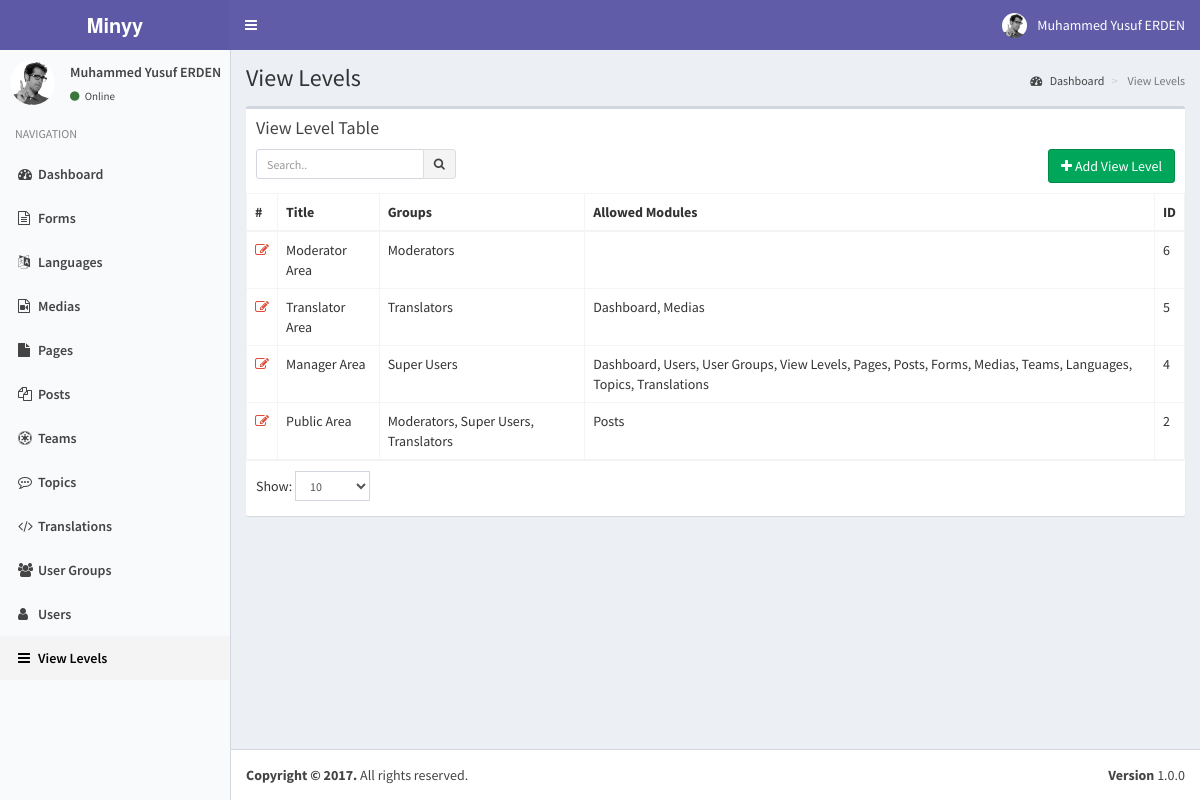
Screenshot of /index.php?controller=module&action=view_levels (signed in) with the database file from the repository.
### tables this page shows
CREATE TABLE IF NOT EXISTS `users` (
  `pk_user_id` int(11) NOT NULL AUTO_INCREMENT,
  `username` varchar(50) NOT NULL,
  `password` varchar(50) NOT NULL,
  `email` varchar(75) NOT NULL,
  `last_visit` timestamp NOT NULL DEFAULT CURRENT_TIMESTAMP,
  `fullname` varchar(50) DEFAULT NULL,
  `registration_date` timestamp NULL DEFAULT CURRENT_TIMESTAMP,
  PRIMARY KEY (`pk_user_id`)
);

CREATE TABLE IF NOT EXISTS `modules` (
  `pk_module_id` int(11) NOT NULL AUTO_INCREMENT,
  `name` varchar(20) NOT NULL,
  `icon` varchar(30) DEFAULT NULL,
  `module_key` varchar(20) NOT NULL,
  `does` text,
  `params` text,
  PRIMARY KEY (`pk_module_id`)
);

CREATE TABLE IF NOT EXISTS `view_levels` (
  `pk_view_level_id` int(11) NOT NULL AUTO_INCREMENT,
  `title` varchar(100) NOT NULL,
  `groups` varchar(5120) NOT NULL DEFAULT '[]' COMMENT 'JSON encoded group id list',
  `modules` varchar(5120) NOT NULL DEFAULT '[]' COMMENT 'JSON encoded module list',
  PRIMARY KEY (`pk_view_level_id`)
);

### helpers/view_helper.php (called while the page is built, shortened)
<?php
class ViewHelper
{
    private static $__layout='public';
    public static function getView($viewFolder,$viewFile){
        Functions::requireFile('views/'.$viewFolder,$viewFile.'.php');
    }
    public static function setLayout($layout){
        self::$__layout=$layout;
    }
    public static function getHeader(){
        require_once('views/'.self::$__layout.'_header.php');
    }
}
?>

### controllers/view_levels_controller.php (called while the page is built, shortened)
<?php
class ViewLevelsController implements ModuleInterface
{
    public static function getList($params=array()) {
        $search_term=isset($_GET['search_term']) ? Functions::clearString($_GET['search_term']) : "";
        $order_by=isset($_GET['order_by']) && !empty($_GET['order_by']) ? strtolower(Functions::clearString($_GET['order_by'])) : "id";
        $order_dir=isset($_GET['order_dir']) && !empty($_GET['order_dir']) ? strtolower(Functions::clearString($_GET['order_dir'])) : "desc";
        $limit=isset($_GET['limit']) && !empty($_GET['limit']) ? (int) Functions::clearString($_GET['limit']) : 20;
        $page=isset($_GET['page']) && !empty($_GET['page']) ? (int) Functions::clearString($_GET['page']) : 1;
        $offset=($page-1)*$limit;
        $params=[
            "search_term"=>$search_term,
            "order_by"=>$order_by,
            "order_dir"=>$order_dir,
            "limit"=>$limit,
            "offset"=>$offset
        ];
        $objList = ViewLevels::getObjList($params);
        $gparams=[
            "search_term"=>"",
            "order_by"=>"name",
            "order_dir"=>"asc",
            "limit"=>"1000",
            "offset"=>"0"
        ];
        $groupList= UserGroups::getObjList($gparams);
        ViewHelper::getView('view_levels','view_levels');
    }
}
?>

### index.php (called while the page is built, shortened)
<?php
require_once('helpers/view_helper.php');
require_once('helpers/functions_helper.php');
require_once('helpers/translate_helper.php');
require_once('helpers/module_helper.php');
require_once('models/users_model.php');
require_once('models/user_groups_model.php');
require_once('models/view_levels_model.php');
require_once('routes.php');

### models/users_model.php (called while the page is built, shortened)
<?php
class Users implements DatabaseObject {
    public $groups;
    public function __construct($pk_user_id,$username,$password,$email,$last_visit,$fullname,$registration_date){
        $this->fullname=$fullname;
        $this->groups=$this->getUserGroups($pk_user_id);
        $this->modules=$this->getUserModules($pk_user_id);
    }
    public static function getObj($id){
        try{
            $db = Db::getInstance();
            $id = intval($id);
            $req = $db->prepare('SELECT * FROM users WHERE pk_user_id = :pk_user_id');
            $req->execute(array('pk_user_id' => $id));
            $obj = $req->fetch();
            if($obj){
                return new Users( $obj['pk_user_id'],
                                    $obj['username'],
                                    $obj['password'],
                                    $obj['email'],
                                    $obj['last_visit'],
                                    $obj['fullname'],
                                    $obj['registration_date']);
            }
            else{
                return [];
            }
        }
        catch (PDOException $e){
            return $e->getMessage();
        }
    }
    public function getUserGroups($id){
        try{
            $db = Db::getInstance();
            $id = intval($id);
            $req = $db->prepare('SELECT * FROM user_usergroup_map WHERE pk_user_id = :pk_user_id');
            $req->execute(array('pk_user_id' => $id));
            $list=[];
            foreach($req->fetchAll() as $obj) {
                $list[]= $obj['pk_group_id'];
            }
            return $list;
        }
        catch (PDOException $e){
            return $e->getMessage();
        }
    }
    public function getUserModules(){
        $modules=[];
        $params=[
            "search_term"=>"",
            "order_by"=>"name",
            "order_dir"=>"asc",
            "limit"=>"1000",
            "offset"=>"0"
        ];
        $viewLevels=ViewLevels::getObjList($params);
        foreach($viewLevels as $viewObj){
            $voGroups=json_decode($viewObj->groups);
            $voModules=json_decode($viewObj->modules,true);
            foreach($this->groups as $uoGroup){
                if(in_array($uoGroup,$voGroups)){
                    $keys = array_keys($voModules);
                    foreach($keys as $key){
                        if(array_key_exists($key,$modules)){
                            $temp=array_merge($modules[$key],$voModules[$key]);
                            $modules[$key]=array_unique($temp);
                        }
                        else{
                            $modules[$key]=$voModules[$key];
                        }
                    }
                }
            }
        }
        ksort($modules);
        return $modules;
    }
}

### models/view_levels_model.php (called while the page is built, shortened)
<?php
class ViewLevels implements DatabaseObject {
    public function __construct($pk_view_level_id,$title,$groups,$modules){
        $this->pk_view_level_id=$pk_view_level_id;
        $this->title=$title;
    }
    public static function getObjList($params){
        $list = [];
        $order_dirs=array("desc","asc");
        $key=array_search($params["order_dir"],$order_dirs);
        $order_dir=$order_dirs[($key) ? $key : 0];
        $order_columns=array("pk_view_level_id", "title");
        $key=array_search($params["order_by"],$order_columns);
        $order_by=$order_columns[($key) ? $key : 0];
        $limit=$params["limit"] ? $params["limit"] : "20";
        $offset=$params["offset"] ? $params["offset"] : "0";
        $query="SELECT * FROM view_levels";
        $query.=" ORDER BY $order_by $order_dir LIMIT :offset , :limit";
        $db = Db::getInstance();
        $req = $db->prepare($query);
        $req->bindValue(':limit', intval($limit), PDO::PARAM_INT);
        $req->bindValue(':offset', intval($offset), PDO::PARAM_INT);
        $req->execute();
        foreach($req->fetchAll() as $obj) {
            $list[] = new ViewLevels( $obj['pk_view_level_id'],
                                $obj['title'],
                                $obj['groups'],
                                $obj['modules']);
        }
        return $list;
    }
}

### helpers/module_helper.php (called while the page is built, shortened)
<?php
class ModuleHelper
{
    public static function getModules(){
        try{
            $db = Db::getInstance();
            $req = $db->prepare('SELECT * FROM modules');
            $req->execute();
            $res=$req->fetchAll(PDO::FETCH_ASSOC);
            $returnArray=[];
            foreach($res as $obj){
                $returnArray[$obj['module_key']]=$obj;
            }
            return $returnArray;
        }
        catch(PDOException $e){
            return [];
            var_dump($e);
            die('Die...');
        }
    }
}
?>

### models/user_groups_model.php (called while the page is built, shortened)
<?php
class UserGroups implements DatabaseObject {
    public function __construct($pk_group_id,$name){
        $this->name=$name;
    }
    public static function getObjList($params){
        $list = [];
        $order_dirs=array("desc","asc");
        $key=array_search($params["order_dir"],$order_dirs);
        $order_dir=$order_dirs[($key) ? $key : 0];
        $order_columns=array("pk_group_id", "name");
        $key=array_search($params["order_by"],$order_columns);
        $order_by=$order_columns[($key) ? $key : 0];
        $limit=$params["limit"] ? $params["limit"] : "20";
        $offset=$params["offset"] ? $params["offset"] : "0";
        $query="SELECT * FROM user_groups";
        $query.=" ORDER BY $order_by $order_dir LIMIT :offset , :limit";
        $db = Db::getInstance();
        $req = $db->prepare($query);
        $req->bindValue(':limit', intval($limit), PDO::PARAM_INT);
        $req->bindValue(':offset', intval($offset), PDO::PARAM_INT);
        $req->execute();
        foreach($req->fetchAll() as $obj) {
            $list[] = new UserGroups( $obj['pk_group_id'],
                                $obj['name']);
        }
        return $list;
    }
}

### views/static/header.php (shortened to what this page needs)
<?php
global $currentUser;
?>
<a href="index.php" class="logo">
    <span class="logo-lg"><b>Minyy</b></span>
</a>
<nav class="navbar navbar-static-top">
    <a href="#" class="sidebar-toggle" data-toggle="offcanvas" role="button">
    </a>
    <div class="navbar-custom-menu">
    <ul class="nav navbar-nav">
        <li class="dropdown user user-menu">
        <a href="#" class="dropdown-toggle" data-toggle="dropdown">
            <img src="assets/img/user2-160x160.jpg" class="user-image" alt="User Image">
            <span class="hidden-xs"><?php echo $currentUser->fullname; ?></span>
        </a>
            </li>
        </ul>
    </div>
</nav>

### views/static/sidebar.php
<?php
global $currentUser;
global $MODULES;
?>
<section class="sidebar">
    <div class="user-panel">
    <div class="pull-left image">
        <img src="assets/img/user2-160x160.jpg" class="img-circle" alt="User Image">
    </div>
    <div class="pull-left info">
        <p><?php echo $currentUser->fullname; ?></p>
        <a href="#"><i class="fa fa-circle text-success"></i> <?php echo T::__('Online'); ?></a>
    </div>
    </div>
    <ul class="sidebar-menu">
    <li class="header"><?php echo T::__('NAVIGATION'); ?></li>
    <?php
    foreach($currentUser->modules as $module=>$moduleProps):
    ?>
    <li class="<?php echo Functions::isActive($module); ?>">
        <a href="index.php?controller=module&action=<?php echo $module; ?>"><i class="fa <?php echo $MODULES[$module]["icon"]; ?>"></i><span><?php echo $MODULES[$module]["name"]; ?></span></a>
    </li>
    <?php endforeach; ?>
    </ul>
</section>

### helpers/translate_helper.php (shortened to what this page needs)
<?php
class TranslateHelper {
    public static function __($text,$return=false){
        echo $text;
    }
}

### views/view_levels/view_levels.php (shortened to what this page needs)
<?php ViewHelper::getHeader(); ?>
<?php
    global $objList;
    global $params;
    global $groupList;
    global $MODULES;
?>
<section class="content-header">
    <h1>
    </h1>
    <ol class="breadcrumb">
    <li><a href="index.php"><i class="fa fa-dashboard"></i> <?php T::__("Dashboard"); ?></a></li>
    <li class="active"> <?php T::__("View Levels"); ?></li>
    </ol>
</section>
<section class="content">
    <div class="row">
    <div class="col-xs-12">
        <div class="box">
        <div class="box-header">
            <h3 class="box-title"><?php T::__("View Level Table"); ?></h3>
            <div class="box-toolbox">
            <form id="search-form">
            <div class="input-group input-group-sm pull-left search-form">
                <input type="text" name="table_search" class="form-control pull-right" placeholder="<?php T::__("Search.."); ?>" <?php echo !empty(Functions::getUrlVariableValue("search_term")) ? "value='".htmlspecialchars(urldecode(Functions::getUrlVariableValue("search_term")))."'" : ""; ?> />
                <div class="input-group-btn">
                <button type="submit" class="btn btn-default"><i class="fa fa-search"></i></button>
                </div>
            </div>
            </form>
            <button type="button" data-toggle="openModal" data-target="#addViewLevelModal" class="btn btn-success pull-right">
                <i class="fa fa-plus"></i> <?php T::__("Add View Level"); ?>
            </button>
            </div>
        </div>
        <div class="box-body table-responsive no-padding">
            <table class="table table-hover table-bordered">
            <thead>
                <tr>
                    <th>#</th>
                    <th><?php T::__("Title"); ?></th>
                    <th><?php T::__("Groups"); ?></th>
                    <th><?php T::__("Allowed Modules"); ?></th>
                    <th><?php T::__("ID"); ?></th>
                </tr>
            </thead>
            <tbody>
            <?php $i=$params['offset']+1; foreach($objList as $user): ?>
            <tr data-id="<?php echo $user->pk_view_level_id; ?>">
                <td><a data-toggle="tooltip" title="Düzenle" class="text-red" href="index.php?controller=module&action=view_levels&do=edit&id=<?php echo $user->pk_view_level_id; ?>"><i class="fa fa-edit"></i></a></td>
                <td class="has-link"><?php echo $user->title; ?></td>
                <td class="has-link">
                    <?php
                        $grpstr=[];
                        $userGroups=json_decode($user->groups);
                        foreach($groupList as $groupObj){
                            if(in_array($groupObj->pk_group_id,$userGroups)){
                                $grpstr[]=$groupObj->name;
                            }
                        }
                        echo implode(", ",$grpstr);
                    ?>
                </td>
                <td class="has-link">
                    <?php
                        $modulestr=[];
                        $userModules=json_decode($user->modules,true);
                        foreach($userModules as $moduleKey=>$moduleObj){
                            $modulestr[]=$MODULES[$moduleKey]["name"];
                        }
                        echo implode(", ",$modulestr);
                    ?>
                </td>
                <td class="has-link"><?php echo $user->pk_view_level_id; ?></td>
            </tr>
            <?php endforeach; ?>
            </tbody></table>
        </div>
        <div class="box-footer clearfix">
            <div class="table-length dataTables_length pull-left">
                <label><?php T::__("Show:"); ?>
                    <select name="limit" class="form-control input-sm">
                    <option value="10" <?php echo Functions::getUrlVariableValue("limit")=="10" ? "selected" : ""; ?>>10</option>
                    </select>
                </label>
            </div>
        </div>
        </div>
    </div>
    </div>
</section>

### assets/css/style.css (style rules this page uses)
.box-toolbox::after { display: block; clear: both; content: ""; }
.box-toolbox .search-form { max-width: 200px; }
.box-toolbox { margin-top: 10px; }

### rows the page displays
users: fullname "Muhammed Yusuf ERDEN"
modules: name "Dashboard"
modules: name "Forms"
modules: name "Languages"
modules: name "Medias"
modules: name "Pages"
modules: name "Posts"
modules: name "Teams"
modules: name "Topics"
modules: name "Translations"
modules: name "User Groups"
modules: name "Users"
modules: name "View Levels", name "View Levels View Levels"
view_levels: title "Moderator Area", grpstr "Moderators", pk_view_level_id "6"
view_levels: title "Translator Area", grpstr "Translators", modulestr "Dashboard, Medias", pk_view_level_id "5"
view_levels: title "Manager Area", grpstr "Super Users", modulestr "Dashboard, Users, User Groups, View Levels, Pages, Posts, Forms, Medias, Teams, Languages, Topics, Translations", pk_view_level_id "4"
view_levels: title "Public Area", grpstr "Moderators, Super Users, Translators", modulestr "Posts", pk_view_level_id "2"

### other values shown
$text "Online NAVIGATION Dashboard View Level Table Add View Level Title Groups Allowed Modules ID Show:"
